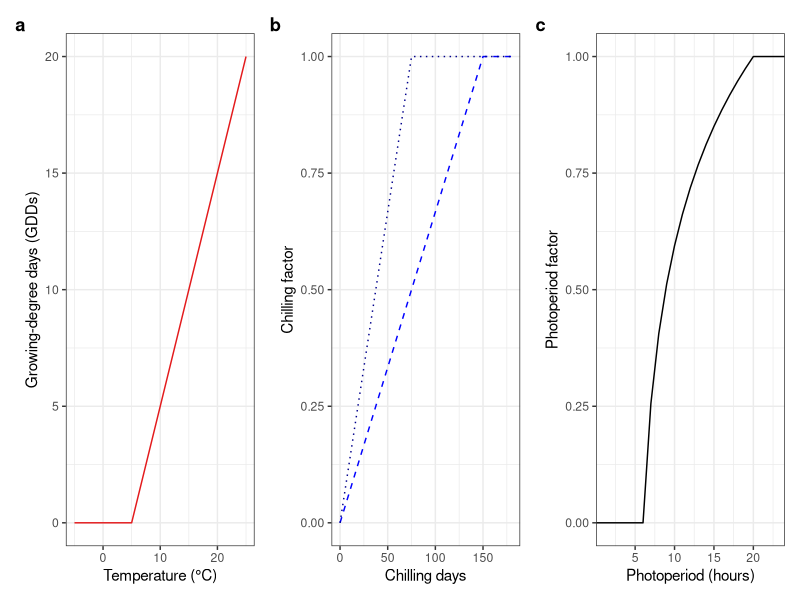
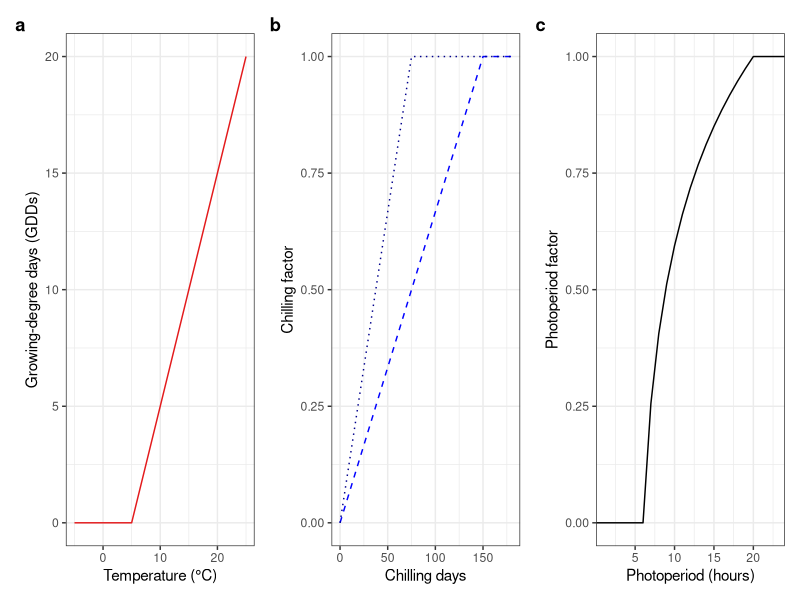

The R source for these figures, in order:
## ---- chunk 1
require(ggplot2)
require(patchwork)
## ---- chunk 2
output.dir <- "/Users/goalie/Desktop/PhD/Publication_material/40_Spring_phenology_tier2/PEP725_Analysis/Analysis_output/Simulation_assumptions"
## ---- chunk 3
#-----------------------------------------
# Forcing units
#-----------------------------------------

GDD.fun = function(Temp, threshold_low){
  if(Temp >= threshold_low) {GDD=Temp-threshold_low} else {GDD=0}
  return(GDD)
}


#-----------------------------------------
# Chilling model 
#-----------------------------------------

# Function for chilling dependency scaling factor
chilling_response <- function(Chilling, requirement) {
  factor <- pmin(Chilling / requirement, 1)  # chilling dependency reaches 1 at X chill days
  return(factor)
}
# Chilling = actual chilling unit 
# requirement = total chilling requirement (in days), i.e., after how many chill days is chilling completely fulfilled?


#-----------------------------------------
# Photoperiod model 
#-----------------------------------------

# Function for photoperiod sensitivity with different k and p values
photoperiod_response <- function(DL, k, p) {
  DL_adjusted <- pmax(DL - 6, 0)  # Shift DL so that it starts at 6 hours instead of 0
  f_DL <- (log(1 + k * DL_adjusted) / log(1 + k * (20 - 6)))^p  # Normalize to DL = 20
  f_DL <- pmin(f_DL, 1)  # Cap at 1 from DL = 20 to 24
  return(f_DL)
}
## ---- chunk 4
#-------------------------------------------------------
# Forcing plot
#-------------------------------------------------------

# Create data
temperature = c(-5:25)
response=sapply(temperature, GDD.fun, threshold_low=5)
forcing.df = data.frame(temperature, response)

# Plot results
forcing.plot = ggplot(forcing.df, aes(x = temperature, y = response)) +
  geom_line(color='#e31a1c') +
  labs(y = "Growing-degree days (GDDs)", x = "Temperature (°C)") +
  theme_bw()


#-------------------------------------------------------
# Chilling plot
#-------------------------------------------------------

# Sample data
Chill_values <- seq(0, 180, by=1)  # Photoperiod values from 8h to 24h

# Compute GDD factor for all cases
Chill_factor_high <- chilling_response(Chill_values, 150)
Chill_factor_low  <- chilling_response(Chill_values, 75)

# Combine results into a dataframe
df <- data.frame(Chilling          = Chill_values,
                 Chill_factor_high = Chill_factor_high,
                 Chill_factor_low = Chill_factor_low)

# Plot results
chill.plot = ggplot(df, aes(x = Chilling)) +
  geom_line(aes(y = Chill_factor_high), color="blue", linetype="dashed") +
  geom_line(aes(y = Chill_factor_low), color="darkblue", linetype="dotted") +
  labs(x = "Chilling days", y = "Chilling factor") +
  theme_bw()


#-------------------------------------------------------
# Photoperiod plot
#-------------------------------------------------------

# Sample data
DL_values <- seq(0, 24, by=1)  # Photoperiod values from 8h to 24h

# Compute GDD factor for all cases
DL_factor <- photoperiod_response(DL_values, 1, 1)

# Combine results into a dataframe
df <- data.frame(DayLength = DL_values,
                 DL_factor = DL_factor)

# Plot results
photo.plot = ggplot(df, aes(x = DayLength)) +
  geom_line(aes(y = DL_factor)) +
  labs(x = "Photoperiod (hours)", y = "Photoperiod factor") +
  coord_cartesian(xlim=c(1.13,22.9)) +
  theme_bw()


#-------------------------------------------------------
# Define plot layout
#-------------------------------------------------------

layout3 <- "ABC"


#-------------------------------------------------------
# Merge plots
#-------------------------------------------------------

MainPlot = forcing.plot + chill.plot + photo.plot +
  plot_layout(design = layout3) + plot_annotation(tag_levels = 'a')&
  theme(plot.tag = element_text(face = 'bold'))

MainPlot


#-------------------------------------------------------
# Save plot as .pdf
#-------------------------------------------------------

# Main plot (spring temperature anomalies + leaf-out anomalies + St + Z-scores)
ggsave(MainPlot, file="Simulation_assumptions.pdf", path=output.dir,
       width=9.5, height=3.2)
## ---- chunk 5
# Datetime
Sys.time()

# Session info
sessionInfo()
